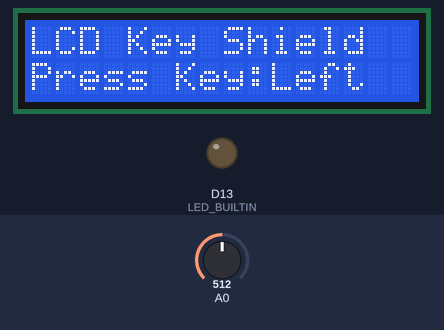
The sketch below on a simulated Arduino Zero (SAMD21). On the bench: 16×2 character LCD, output pins drawn as LEDs (lit = HIGH). The test bench sets the inputs (shaded band); at power-on: A0 = 512. What the sketch prints to the serial monitor is not drawn.

Above: at 1.2 s.
1.3 s: A0 set to 610
At 1.6 s:
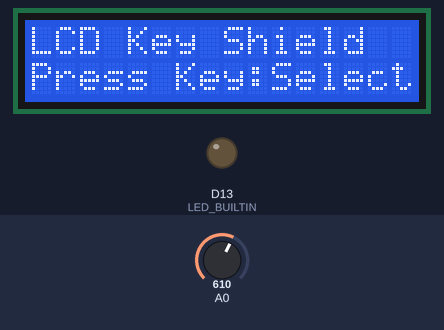
2.8 s: A0 set to 390
At 4.0 s:
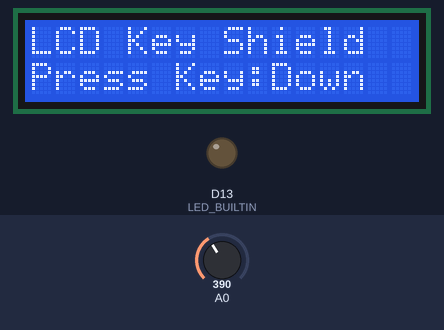
4.3 s: A0 set to 190
At 5.1 s:
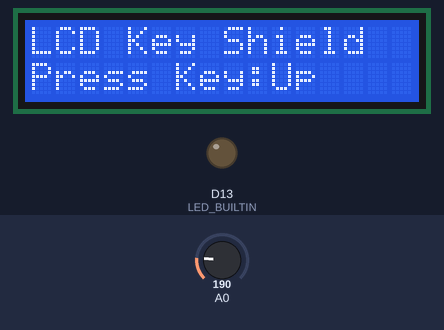
5.8 s: A0 set to 50
At 6.2 s:
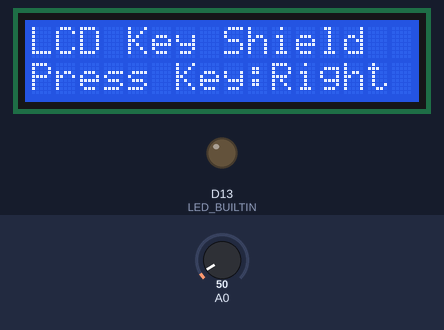
7.3 s: A0 set to 70
At 8.5 s:
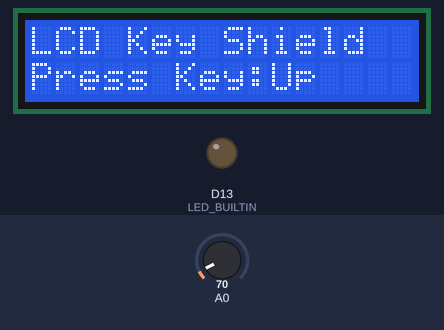
8.8 s: A0 set to 0
At 9.7 s:
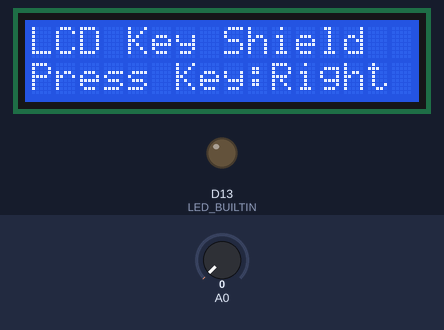
Timing chart, 0 to 11.3 s (numbered marks = the images above; inputs shaded):
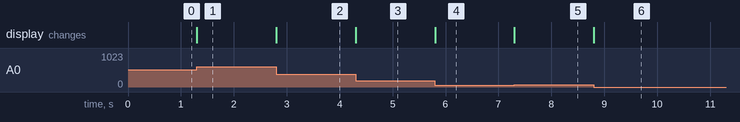

The sketch:

LCDShield.ino
```cpp
/*

*/

#include <LiquidCrystal.h>

LiquidCrystal lcd(8,9,4,5,6,7);

// the setup function runs once when you press reset or power the board
void setup() {
  // initialize digital pin LED_BUILTIN as an output.
  pinMode(LED_BUILTIN, OUTPUT);

  // set up the LCD's number of columns and rows:
  lcd.begin(16, 2);
  // Print a message to the LCD.
  lcd.setCursor(0,0);
  lcd.print("LCD Key Shield");
  lcd.setCursor(0,1);
  lcd.print("Press Key:");


  SerialUSB.begin(115200);
  SerialUSB.println("Version 1.0");
}

// the loop function runs over and over again forever
void loop() {


  int x;
  x = analogRead (0);
  lcd.setCursor(10,1);
  if (x < 60) {
    lcd.print ("Right ");
  }
  else if (x < 200) {
    lcd.print ("Up    ");
  }
  else if (x < 400){
    lcd.print ("Down  ");
  }
  else if (x < 600){
    lcd.print ("Left  ");
  }
  else if (x < 800){
    lcd.print ("Select");
  }


}
```

Measured:
- after the input at 1.3 s, the display: changes at once (image 1)
- after the input at 2.8 s, the display: changes at once (image 2)
- after the input at 4.3 s, the display: changes at once (image 3)
- after the input at 5.8 s, the display: changes at once (image 4)
- after the input at 7.3 s, the display: changes at once (image 5)
- after the input at 8.8 s, the display: changes at once (image 6)
